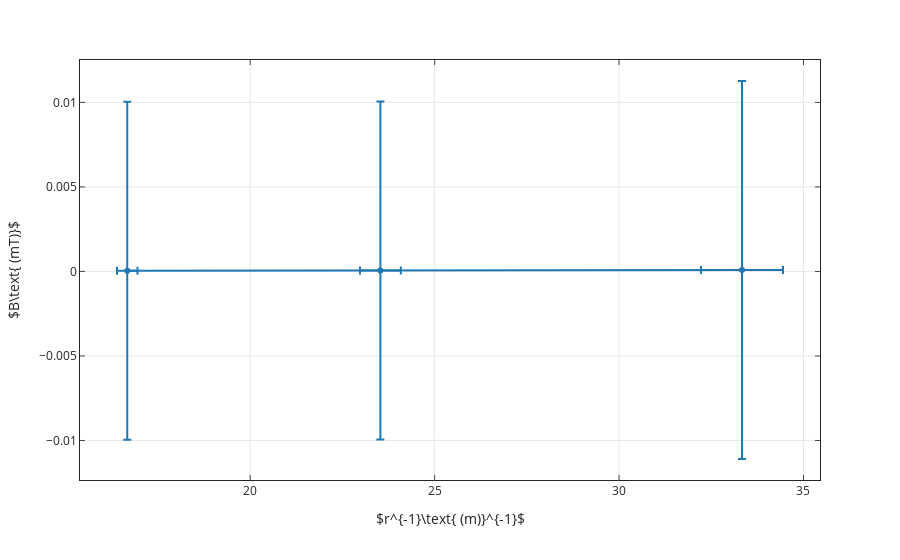

The notebook cell this image was saved under:
### Code cell
#B en funcio del radi

fig1=px.scatter(x=P1['r^-1'],y=P1['Camp'],template='simple_white',trendline="ols",error_x=P1["Incr"],error_y=P1["IncB"])
   
fig1.update_xaxes(ticks="inside",
                mirror='ticks',showline=True,showgrid=True
                )
fig1.update_yaxes(ticks="inside",
                mirror='ticks',showline=True,showgrid=True

                )
fig1.update_layout(
xaxis_title=r'$r^{-1}\text{ (m)}^{-1}$',
yaxis_title=r'$B\text{ (mT)}$'
)
fig1.write_image("P1.pdf",engine="kaleido")
results = px.get_trendline_results(fig1)
results = results.iloc[0]["px_fit_results"].summary()
print(results)
fit_results = px.get_trendline_results(fig1).px_fit_results.iloc[0]
fig1.show()
m=fit_results.params[1]
um=fit_results.bse[1]
print(m,um)
I=3.985
uI=0.01
mu0=(2*m)/I
umu=np.sqrt(um**2*(2/I)**2+uI**2*(2*m/I**2)**2)
print(mu0,umu)

### Figure 1 — Plotly figure (JSON) as saved in the notebook; plotly's stock layout.template omitted (floating-point values rounded to 4 significant figures)
{"data": [{"error_x": {"array": [1.111, 0.5536, 0.2778]}, "error_y": {"array": [0.01118, 0.01, 0.01]}, "hovertemplate": "x=%{x}<br>y=%{y}<extra></extra>", "legendgroup": "", "marker": {"color": "#1F77B4", "symbol": "circle"}, "mode": "markers", "name": "", "orientation": "v", "showlegend": false, "type": "scatter", "x": [33.33, 23.53, 16.67], "xaxis": "x", "y": [8.5e-05, 6e-05, 4e-05], "yaxis": "y"}, {"hovertemplate": "<b>OLS trendline</b><br>y = 2.68973e-06 * x + -4.25799e-06<br>R<sup>2</sup>=0.998596<br><br>x=%{x}<br>y=%{y} <b>(trend)</b><extra></extra>", "legendgroup": "", "marker": {"color": "#1F77B4", "symbol": "circle"}, "mode": "lines", "name": "", "showlegend": false, "type": "scatter", "x": [16.67, 23.53, 33.33], "xaxis": "x", "y": [4.057e-05, 5.903e-05, 8.54e-05], "yaxis": "y"}], "layout": {"autosize": true, "legend": {"tracegroupgap": 0}, "margin": {"t": 60}, "xaxis": {"anchor": "y", "autorange": true, "domain": [0, 1], "mirror": "ticks", "range": [15.39, 35.45], "showgrid": true, "showline": true, "ticks": "inside", "title": {"text": "$r^{-1}\\text{ (m)}^{-1}$"}, "type": "linear"}, "yaxis": {"anchor": "x", "autorange": true, "domain": [0, 1], "mirror": "ticks", "range": [-0.01234, 0.01251], "showgrid": true, "showline": true, "ticks": "inside", "title": {"text": "$B\\text{ (mT)}$"}, "type": "linear"}}}
